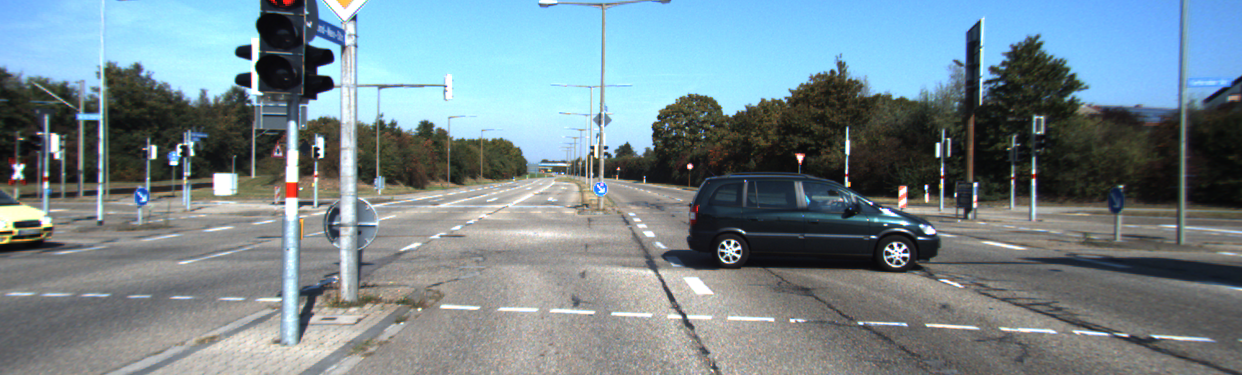
#> input picture image_data/0000000000.png, 1242 x 375 px; the run also reads 1 picture not shown here
$ python main.py
#> lines starting #> are read from the running program, lines starting #| are printed output that depends on the picture; long printed decimals are rounded
### spatial_op.py
import cv2
import numpy as np
from matplotlib import pyplot as plt
import os, glob
import spatial


def spatial_redundancy(dir_src, dir_dest, th, size=8, resize=1, filetype="*.png"):

#> called with dir_src = 'image_data/', dir_dest = 'spatial_output/', th = 5, size = 8, resize = 1, filetype = '*.png'
    flag = 0
    #read all image files from a folder
    filelist = glob.glob(os.path.join(dir_src, filetype))


    for filename in sorted(filelist):
        if filename.endswith(".jpg") or filename.endswith(".png"):
            print("processing... ", str(filename))

            temp_img = cv2.imread(filename, cv2.IMREAD_UNCHANGED)
#> temp_img is the input picture: shape (375, 1242, 3); mean B, G, R 141.6, 134.7, 117.4

            if (resize == 1):
                new_width = 672
                new_height = 224
                dsize = (new_width, new_height)
                img = cv2.resize(temp_img, dsize, interpolation = cv2.INTER_AREA)
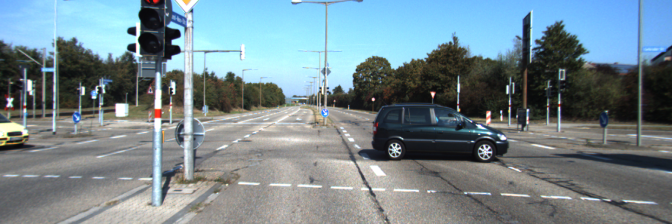
#> img: shape (224, 672, 3); mean B, G, R 141.6, 134.7, 117.4
            else:
                img = temp_img

            height, width, depth = img.shape
#> height = 224; width = 672; depth = 3
            row = height / size
#> row = 28
            col = width / size
#> col = 84

            #img_out, non_roi = spatial.edge_feature_point(img, size, th)
            img_out, non_roi = spatial.mean_absolute_dev(img, size)
#> in mean_absolute_dev, `gray = cv2.cvtColor(img, cv2.COLOR_BGR2GRAY)`:
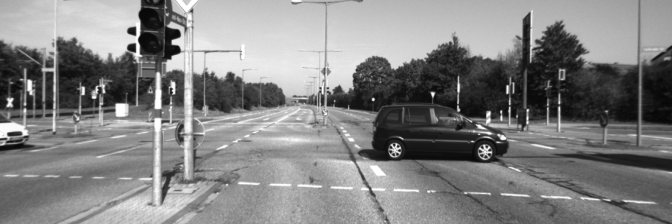
#> gray: shape (224, 672); min 6, max 255, mean 130.3
#> after the loop in mean_absolute_dev, `for i in range(0, height, size):`:
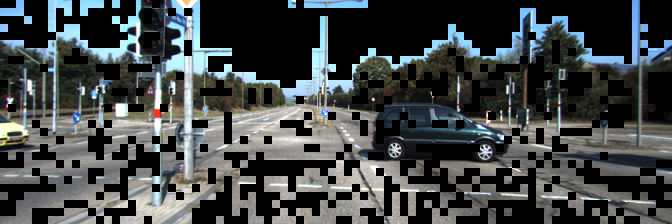
#> img: shape (224, 672, 3); mean B, G, R 71.7, 70.9, 66.5
#> after the loop in mean_absolute_dev, `for i in range(0, height, size):`: non_roi = 958
#> non_roi = 958

            pathName = str(filename)
            outputFile = pathName[len(dir_src):]

            cv2.imwrite(os.path.join(dir_dest, outputFile), img_out)
            non_roi_percentage = (non_roi/(row*col)) * 100
#> non_roi_percentage = 40.73

            print("redundancy percentage: ", non_roi_percentage)
#| redundancy percentage:  40.731
#> pass 2 of the loop in spatial_redundancy, `for filename in sorted(filelist):`:
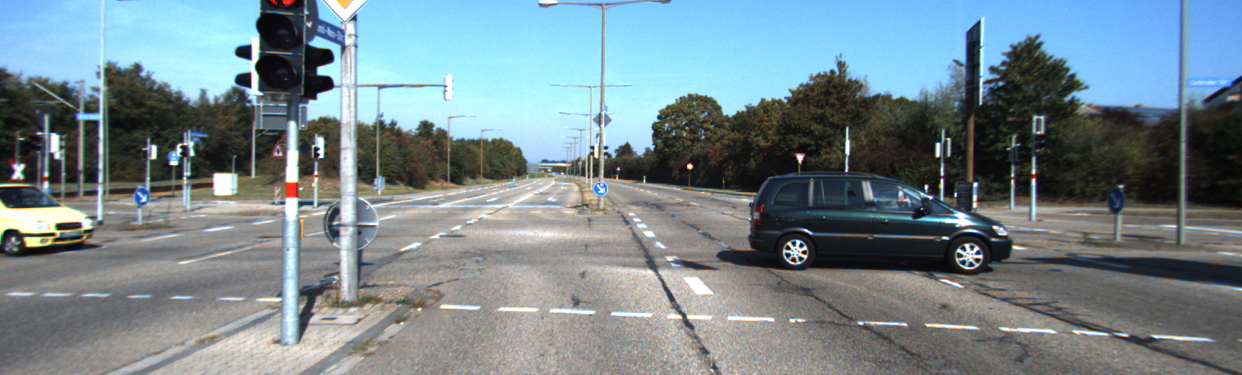
#> input picture image_data/0000000001.png, 1242 x 375 px
#> in spatial_redundancy, temp_img is the input picture: shape (375, 1242, 3); mean B, G, R 141.8, 134.9, 117.6
#> after the loop in mean_absolute_dev (call 2), `for i in range(0, height, size):`:
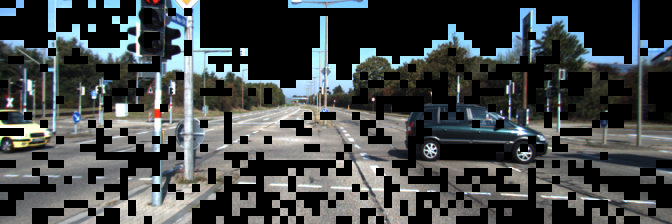
#> img: shape (224, 672, 3); mean B, G, R 71.3, 70.7, 66.3
#> after the loop in mean_absolute_dev (call 2), `for i in range(0, height, size):`: non_roi = 979
#> non_roi_percentage = 41.62
#| redundancy percentage:  41.624
#> pass 3 of the loop in spatial_redundancy, `for filename in sorted(filelist):`:
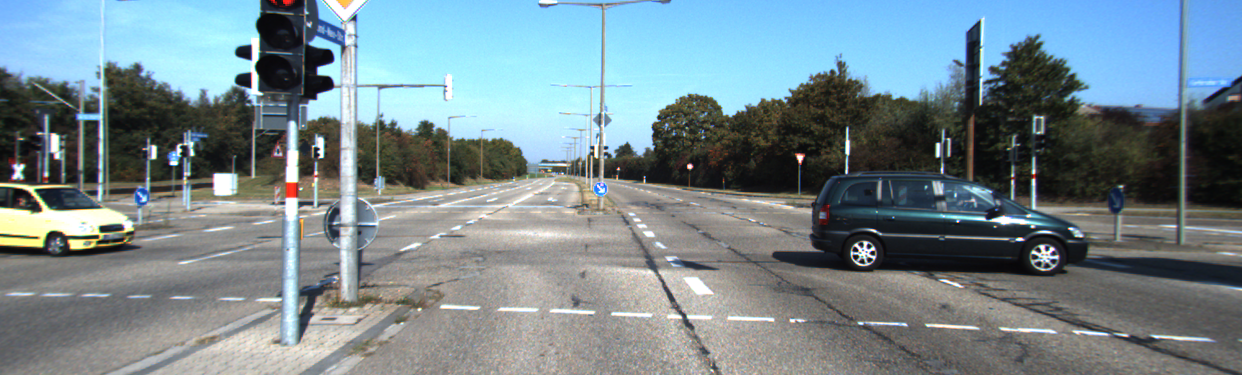
#> input picture image_data/0000000002.png, 1242 x 375 px
#> in spatial_redundancy, temp_img is the input picture: shape (375, 1242, 3); mean B, G, R 142.1, 135.4, 118
#> after the loop in mean_absolute_dev (call 3), `for i in range(0, height, size):`:
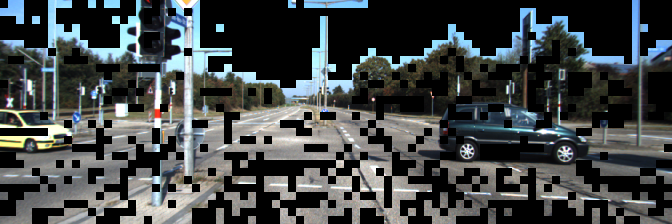
#> img: shape (224, 672, 3); mean B, G, R 71.1, 70.4, 65.8
#> after the loop in mean_absolute_dev (call 3), `for i in range(0, height, size):`: non_roi = 980
#> non_roi_percentage = 41.67
#| redundancy percentage:  41.667
#> the loop made 4 passes; the first 3 are shown

### spatial.py
import cv2
import numpy as np
from matplotlib import pyplot as plt


# [21 lines left out: function edge_feature_point, not called in this run]


def mean_absolute_dev(img, size, th=0.09):

    gray = cv2.cvtColor(img, cv2.COLOR_BGR2GRAY)
    height, width = gray.shape
    row = height / size
    col = width / size

    non_roi = 0
    for i in range(0, height, size):
        for j in range(0, width, size):
            patch_in= gray[i:(i+size), j:(j+size)]
            mean_val = np.mean(patch_in)
            mad_val = 0
            for m in range(size):
                for n in range(size):
                    mad_val = abs(patch_in[m,n] - mean_val)

            mad_val = mad_val / (size*size)
            if(mad_val < th):
                non_roi = non_roi + 1
                img[i:(i+size), j:(j+size), :] = 0

    return img, non_roi

### temporal_op.py
import cv2
import numpy as np
from matplotlib import pyplot as plt

import os, glob

def temporal_redundancy(dir_src, dir_dest, th, size =8, resize=1, filetype="*.png"):

#> called with dir_src = 'image_data/', dir_dest = 'temporal_output/', th = 5, size = 8, resize = 1, filetype = '*.png'
    flag = 0
    #read all image files from a folder
    unsortedList = glob.glob(os.path.join(dir_src, filetype))
    filelist = sorted(unsortedList)

    for i in range(1,len(filelist)):
        pathName=str(filelist[i])
        print("processing... ", str(filelist[i]))

        temp_img1 = cv2.imread(filelist[i], cv2.IMREAD_UNCHANGED)

        if (resize == 1):
            new_width = 672
            new_height = 224
            dsize = (new_width, new_height)
            img1 = cv2.resize(temp_img1, dsize, interpolation = cv2.INTER_AREA)
        else:
            img1 = temp_img1


        height, width, depth = img1.shape
#> height = 224; width = 672; depth = 3
        row = height / size
#> row = 28
        col = width / size
#> col = 84

        temp_img2 = cv2.imread(filelist[i-1], cv2.IMREAD_UNCHANGED)

        if (resize == 1):
            new_width = 672
            new_height = 224
            dsize = (new_width, new_height)
            img2 = cv2.resize(temp_img2, dsize, interpolation = cv2.INTER_AREA)
        else:
            img2 = temp_img2

        nonroi = 0
        for i in range(0, height, size):
            for j in range(0, width, size):
                patch_in= img1[i:(i+size), j:(j+size),:]
                patch_old= img2[i:(i+size), j:(j+size),:]

                roi_pixel = 0
                for m in range(size):
                    for n in range(size):
                        if (abs(int(patch_in[m,n,1]) - int(patch_old[m,n,1])) > 8):
                            roi_pixel = roi_pixel + 1

                if(roi_pixel < th):
                    nonroi = nonroi + 1
                    img1[i:(i+size), j:(j+size),:] = 0
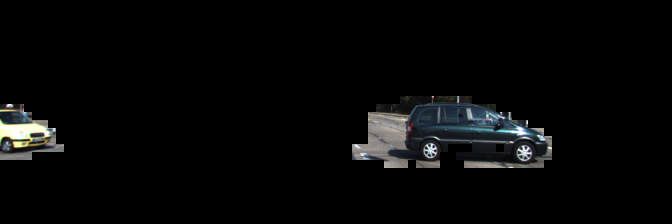
#> img1: shape (224, 672, 3); mean B, G, R 7.6, 7.6, 7.2

        outputFile = pathName[len(dir_src):]
        cv2.imwrite(os.path.join(dir_dest, outputFile), img1)
        nonroi_rate = (nonroi / (row*col)) * 100
        print(nonroi_rate)
#> pass 2 of the loop in temporal_redundancy, `for i in range(1,len(filelist)):`:
#> after the loop in temporal_redundancy, `for i in range(0, height, size):`:
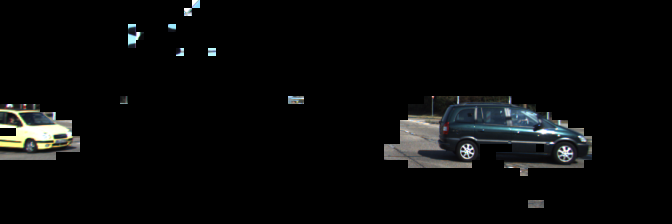
#> img1: shape (224, 672, 3); mean B, G, R 9.6, 9.7, 9
#> pass 3 of the loop in temporal_redundancy, `for i in range(1,len(filelist)):`:
#> after the loop in temporal_redundancy, `for i in range(0, height, size):`:
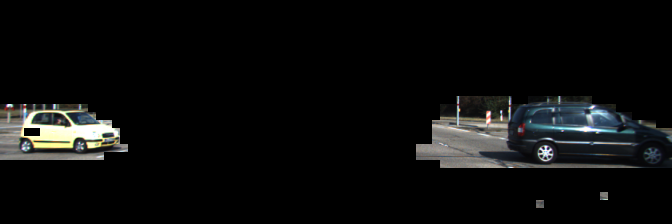
#> img1: shape (224, 672, 3); mean B, G, R 12.6, 12.9, 12.4

### main.py
import cv2
import numpy as np
from matplotlib import pyplot as plt
import os, glob
import spatial_op
import tif2jpg
import frame_gen
import temporal_op

#use this module in case the images are given in "tif" format
#tif2jpg.tif2jpg_conv("image_data/")


#use this module to extract camera frames from video
#frame_gen.frame_generate("project.avi", "image_data/")


#Please set the 'size' parameter in spatial and temporal folder if you want to resize the dataset images
spatial_op.spatial_redundancy("image_data/", "spatial_output/", 5, size=8, resize=1, filetype="*.png")
temporal_op.temporal_redundancy("image_data/", "temporal_output/", 5, size=8, resize=1, filetype="*.png")
